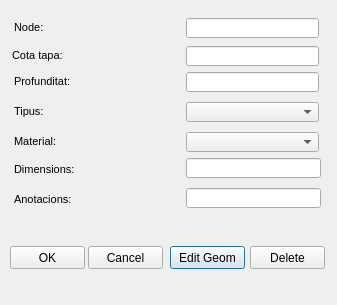
<?xml version="1.0" encoding="UTF-8"?>
<ui version="4.0">
 <class>Dialog</class>
 <widget class="QDialog" name="Dialog">
  <property name="geometry">
   <rect>
    <x>0</x>
    <y>0</y>
    <width>337</width>
    <height>305</height>
   </rect>
  </property>
  <property name="windowTitle">
   <string>Dialog</string>
  </property>
  <widget class="QPushButton" name="btn_accept">
   <property name="geometry">
    <rect>
     <x>170</x>
     <y>246</y>
     <width>75</width>
     <height>23</height>
    </rect>
   </property>
   <property name="text">
    <string>Edit Geom</string>
   </property>
  </widget>
  <widget class="QPushButton" name="btn_cancel">
   <property name="geometry">
    <rect>
     <x>250</x>
     <y>246</y>
     <width>75</width>
     <height>23</height>
    </rect>
   </property>
   <property name="text">
    <string>Delete</string>
   </property>
  </widget>
  <widget class="QComboBox" name="rpt_selector_result_id">
   <property name="geometry">
    <rect>
     <x>186</x>
     <y>132</y>
     <width>133</width>
     <height>20</height>
    </rect>
   </property>
   <property name="frame">
    <bool>true</bool>
   </property>
  </widget>
  <widget class="QComboBox" name="rpt_selector_compare_id">
   <property name="geometry">
    <rect>
     <x>186</x>
     <y>102</y>
     <width>133</width>
     <height>20</height>
    </rect>
   </property>
   <property name="frame">
    <bool>true</bool>
   </property>
  </widget>
  <widget class="QLabel" name="label_result_name_to_compare">
   <property name="geometry">
    <rect>
     <x>14</x>
     <y>16</y>
     <width>69</width>
     <height>22</height>
    </rect>
   </property>
   <property name="font">
    <font>
     <pointsize>8</pointsize>
    </font>
   </property>
   <property name="frameShape">
    <enum>QFrame::NoFrame</enum>
   </property>
   <property name="frameShadow">
    <enum>QFrame::Raised</enum>
   </property>
   <property name="text">
    <string>Node:</string>
   </property>
   <property name="margin">
    <number>3</number>
   </property>
  </widget>
  <widget class="QLineEdit" name="hydrometer_id_new">
   <property name="geometry">
    <rect>
     <x>186</x>
     <y>18</y>
     <width>133</width>
     <height>20</height>
    </rect>
   </property>
  </widget>
  <widget class="QLabel" name="label_result_name_to_compare_2">
   <property name="geometry">
    <rect>
     <x>14</x>
     <y>100</y>
     <width>69</width>
     <height>22</height>
    </rect>
   </property>
   <property name="font">
    <font>
     <pointsize>8</pointsize>
    </font>
   </property>
   <property name="frameShape">
    <enum>QFrame::NoFrame</enum>
   </property>
   <property name="frameShadow">
    <enum>QFrame::Raised</enum>
   </property>
   <property name="text">
    <string>Tipus:</string>
   </property>
   <property name="margin">
    <number>3</number>
   </property>
  </widget>
  <widget class="QLabel" name="label_result_name_to_compare_3">
   <property name="geometry">
    <rect>
     <x>14</x>
     <y>130</y>
     <width>69</width>
     <height>22</height>
    </rect>
   </property>
   <property name="font">
    <font>
     <pointsize>8</pointsize>
    </font>
   </property>
   <property name="frameShape">
    <enum>QFrame::NoFrame</enum>
   </property>
   <property name="frameShadow">
    <enum>QFrame::Raised</enum>
   </property>
   <property name="text">
    <string>Material:</string>
   </property>
   <property name="margin">
    <number>3</number>
   </property>
  </widget>
  <widget class="QLabel" name="label_result_name_to_compare_4">
   <property name="geometry">
    <rect>
     <x>14</x>
     <y>158</y>
     <width>69</width>
     <height>22</height>
    </rect>
   </property>
   <property name="font">
    <font>
     <pointsize>8</pointsize>
    </font>
   </property>
   <property name="frameShape">
    <enum>QFrame::NoFrame</enum>
   </property>
   <property name="frameShadow">
    <enum>QFrame::Raised</enum>
   </property>
   <property name="text">
    <string>Dimensions:</string>
   </property>
   <property name="margin">
    <number>3</number>
   </property>
  </widget>
  <widget class="QLineEdit" name="hydrometer_id_new_3">
   <property name="geometry">
    <rect>
     <x>186</x>
     <y>158</y>
     <width>135</width>
     <height>20</height>
    </rect>
   </property>
  </widget>
  <widget class="QLineEdit" name="hydrometer_id_new_4">
   <property name="geometry">
    <rect>
     <x>186</x>
     <y>46</y>
     <width>133</width>
     <height>20</height>
    </rect>
   </property>
  </widget>
  <widget class="QLabel" name="label_result_name_to_compare_5">
   <property name="geometry">
    <rect>
     <x>12</x>
     <y>44</y>
     <width>69</width>
     <height>22</height>
    </rect>
   </property>
   <property name="font">
    <font>
     <pointsize>8</pointsize>
    </font>
   </property>
   <property name="frameShape">
    <enum>QFrame::NoFrame</enum>
   </property>
   <property name="frameShadow">
    <enum>QFrame::Raised</enum>
   </property>
   <property name="text">
    <string>Cota tapa:</string>
   </property>
   <property name="margin">
    <number>3</number>
   </property>
  </widget>
  <widget class="QLineEdit" name="hydrometer_id_new_5">
   <property name="geometry">
    <rect>
     <x>186</x>
     <y>72</y>
     <width>133</width>
     <height>20</height>
    </rect>
   </property>
  </widget>
  <widget class="QLabel" name="label_result_name_to_compare_6">
   <property name="geometry">
    <rect>
     <x>14</x>
     <y>70</y>
     <width>69</width>
     <height>22</height>
    </rect>
   </property>
   <property name="font">
    <font>
     <pointsize>8</pointsize>
    </font>
   </property>
   <property name="frameShape">
    <enum>QFrame::NoFrame</enum>
   </property>
   <property name="frameShadow">
    <enum>QFrame::Raised</enum>
   </property>
   <property name="text">
    <string>Profunditat:</string>
   </property>
   <property name="margin">
    <number>3</number>
   </property>
  </widget>
  <widget class="QPushButton" name="btn_accept_2">
   <property name="geometry">
    <rect>
     <x>10</x>
     <y>246</y>
     <width>75</width>
     <height>23</height>
    </rect>
   </property>
   <property name="text">
    <string>OK</string>
   </property>
  </widget>
  <widget class="QPushButton" name="btn_accept_3">
   <property name="geometry">
    <rect>
     <x>88</x>
     <y>246</y>
     <width>75</width>
     <height>23</height>
    </rect>
   </property>
   <property name="text">
    <string>Cancel</string>
   </property>
  </widget>
  <widget class="QLabel" name="label_result_name_to_compare_7">
   <property name="geometry">
    <rect>
     <x>14</x>
     <y>188</y>
     <width>69</width>
     <height>22</height>
    </rect>
   </property>
   <property name="font">
    <font>
     <pointsize>8</pointsize>
    </font>
   </property>
   <property name="frameShape">
    <enum>QFrame::NoFrame</enum>
   </property>
   <property name="frameShadow">
    <enum>QFrame::Raised</enum>
   </property>
   <property name="text">
    <string>Anotacions:</string>
   </property>
   <property name="margin">
    <number>3</number>
   </property>
  </widget>
  <widget class="QLineEdit" name="hydrometer_id_new_6">
   <property name="geometry">
    <rect>
     <x>186</x>
     <y>188</y>
     <width>135</width>
     <height>20</height>
    </rect>
   </property>
  </widget>
 </widget>
 <tabstops>
  <tabstop>rpt_selector_result_id</tabstop>
  <tabstop>rpt_selector_compare_id</tabstop>
  <tabstop>btn_accept</tabstop>
  <tabstop>btn_cancel</tabstop>
 </tabstops>
 <resources/>
 <connections/>
</ui>
